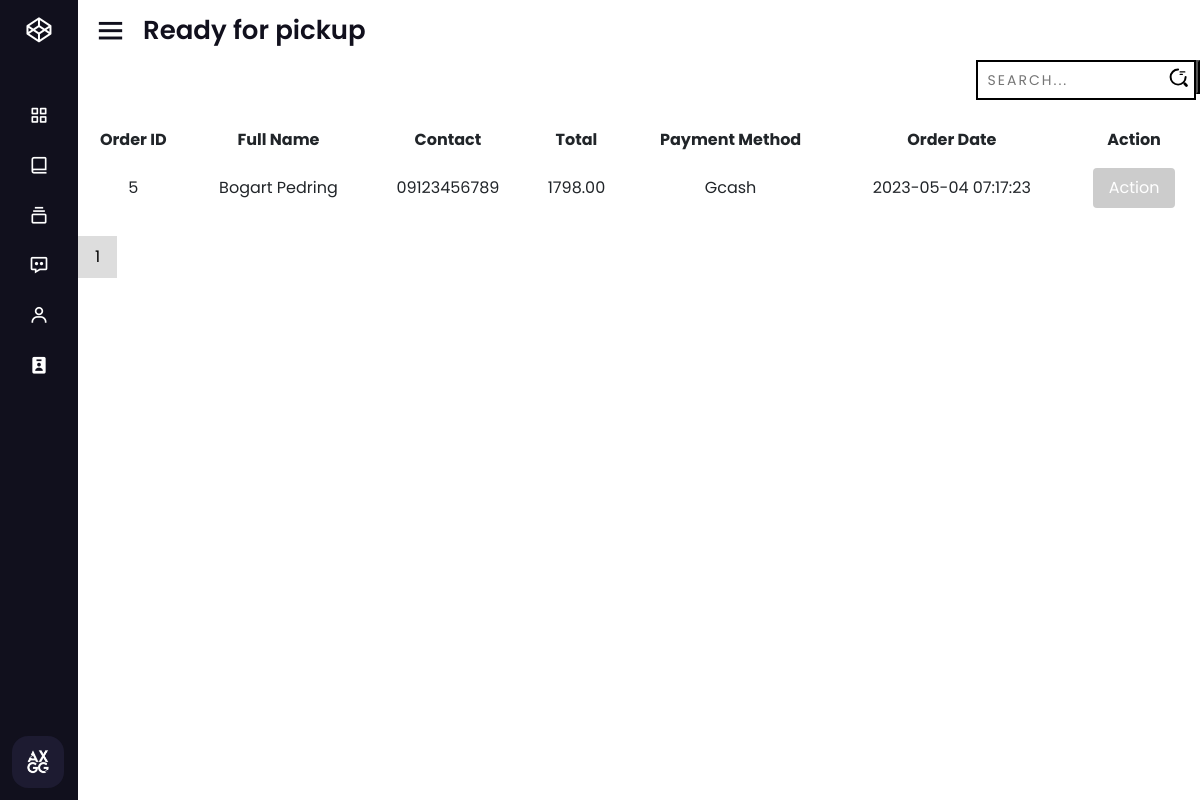
The app's page /orders/pickup.php (signed in) with its own data.
### tables this page shows
CREATE TABLE `orders` (
  `ord_id` int(11) NOT NULL,
  `user_id` int(11) DEFAULT NULL,
  `add_id` int(11) DEFAULT NULL,
  `full_name` varchar(50) NOT NULL,
  `contact` varchar(50) NOT NULL,
  `mod_` varchar(50) NOT NULL,
  `mop` varchar(50) NOT NULL,
  `status` tinyint(1) NOT NULL DEFAULT 0,
  `note` text DEFAULT NULL,
  `shipping` decimal(9,2) NOT NULL DEFAULT 150.00,
  `total` decimal(9,2) NOT NULL,
  `ord_date` datetime DEFAULT current_timestamp()
);

### orders/pickup.php (the view, shortened to what this page needs)
<!DOCTYPE html>
<html lang="en">
<head>
  <link rel="stylesheet" href="./css/pickup.css">
</head>
<body>
  <?php include('../includes/sidenav.php') ?>
  <section class="home-section">
    <div class="home-content">
      <i class='bx bx-menu'></i>
      <span class="text">Ready for pickup</span>
    </div>
    <?php
    include('../config.php');
    $perPage = 10;
    $page = isset($_GET['page']) ? intval($_GET['page']) : 1;
    $offset = ($page - 1) * $perPage;
    if (isset($_GET['search']) && !empty($_GET['search'])) {
      $search = $_GET['search'];
      $sql = "SELECT * FROM orders WHERE status = 4 AND (full_name LIKE '%$search%' OR contact LIKE '%$search%') ORDER BY ord_date DESC LIMIT $offset, $perPage";
    } else {
      $sql = "SELECT * FROM orders WHERE status = 4 ORDER BY ord_date DESC LIMIT $offset, $perPage";
    }
    $result = mysqli_query($conn, $sql);
    if (mysqli_num_rows($result) > 0) {
    echo'
      <div class="input-container" style="margin-left: 80%; margin-bottom:20px;">
        <form action="" method="GET">
          <input type="text" name="search" class="input" placeholder="Search..." value="' . (isset($_GET['search']) ? $_GET['search'] : '') . '">
          <button style="position:absolute; padding-top:30px;">
            <span class="icon">
              <svg width="19px" height="19px" viewBox="0 0 24 24" fill="none" xmlns="http://www.w3.org/2000/svg">
                <g id="SVGRepo_bgCarrier" stroke-width="0"></g>
                <g id="SVGRepo_tracerCarrier" stroke-linecap="round" stroke-linejoin="round"></g>
                <g id="SVGRepo_iconCarrier">
                  <path opacity="1" d="M14 5H20" stroke="#000" stroke-width="1.5" stroke-linecap="round" stroke-linejoin="round"></path>
                  <path opacity="1" d="M14 8H17" stroke="#000" stroke-width="1.5" stroke-linecap="round" stroke-linejoin="round"></path>
                  <path d="M21 11.5C21 16.75 16.75 21 11.5 21C6.25 21 2 16.75 2 11.5C2 6.25 6.25 2 11.5 2" stroke="#000" stroke-width="2.5" stroke-linecap="round" stroke-linejoin="round"></path>
                  <path opacity="1" d="M22 22L20 20" stroke="#000" stroke-width="3.5" stroke-linecap="round" stroke-linejoin="round"></path>
                </g>
              </svg>
            </span>
          </button>
        </form>
      </div>
      <table>
        <thead>
          <tr>
            <th>Order ID</th>
            <th>Full Name</th>
            <th>Contact</th>
            <th>Total</th>
            <th>Payment Method</th>
            <th>Order Date</th>
            <th>Action</th>
          </tr>
        </thead>
        <tbody>';
        while ($row = mysqli_fetch_assoc($result)) {
          $orderId = $row['ord_id'];
          $fullName = $row['full_name'];
          $contact = $row['contact'];
          $total = $row['total'];
          $payment = $row['mop'];
          $orderDate = $row['ord_date'];
          echo '<tr>
      <td>' . $orderId . '</td>
      <td>' . $fullName . '</td>
      <td>' . $contact . '</td>
      <td>' . $total . '</td>
      <td>' . $payment . '</td>
      <td>' . $orderDate . '</td>
      <td>
        <button class="action-button">Action</button>
        <div class="more-options">
          <form action="./actions/to-shipped.php" method="post">
            <input type="hidden" name="orderId" value="' . $orderId . '">
            <button type="submit" name="ship" class="status">Shipped</button>
          </form>
          <a href="pickup-view.php?id=' . $orderId . '"><button class="view">View</button></a>
        </div>
      </td>
    </tr>';
        }
        echo '</tbody>
    </table>';
        $totalOrders = mysqli_num_rows(mysqli_query($conn, "SELECT * FROM orders WHERE status = 4"));
        $totalPages = ceil($totalOrders / $perPage);
        echo '<div class="pagination">';
        for ($i = 1; $i <= $totalPages; $i++) {
          echo '<a href="?page=' . $i . '" ' . ($page == $i ? 'class="active"' : '') . '>' . $i . '</a>';
        }
        echo '</div>';
      } else {
        echo 'No orders found.';
      }
        ?>
  </section>
</body>
</html>

### orders/css/pickup.css (style rules this page uses)
table { font-family: arial, sans-serif; border-collapse: collapse; width: 100%; text-align: center; }
td, th { border: 1px solid #dddddd; text-align: left; padding: 8px; text-align: center; }
.pagination { margin-top: 20px; text-align: center; }
.pagination a { display: inline-block; padding: 8px 16px; text-decoration: none; color: #000; border: 1px solid #ddd; margin-right: 5px; }
.pagination a.active { background-color: #ddd; }
.action-button { padding: 8px 16px; background-color: #4CAF50; color: #fff; border: none; border-radius: 4px; cursor: pointer; }
.action-button { padding: 8px 16px; background-color: #ccc; color: #fff; border: none; border-radius: 4px; cursor: pointer; }
.input-container { width: 220px; position: relative; }
.icon { position: absolute; right: 10px; top: calc(50% + 5px); transform: translateY(calc(-50% - 5px)); }
.input { width: 100%; height: 40px; padding: 10px; transition: .2s linear; border: 2.5px solid black; font-size: 14px; text-transform: uppercase; letter-spacing: 2px; }

### assets/css/style.css (style rules this page uses)
* { margin: 0; padding: 0; box-sizing: border-box; font-family: "Poppins", sans-serif; }
:root { --background-color1: #fafaff; --background-color2: #ffffff; --background-color3: #ededed; --background-color4: #cad7fda4; --primary-color: #4b49ac; --secondary-color: #0c007d; --Border-color: #3f0097; --one-use-color: #3f0097; --two-use-color: #5500cb; }

### includes/sidenav.php (style rules this page uses)
* { margin: 0; padding: 0; box-sizing: border-box; font-family: 'Poppins', sans-serif; }
.home-section { position: relative; height: 100vh; left: 260px; width: calc(100% - 260px); transition: all 0.5s ease; }
.sidebar.close~.home-section { left: 78px; width: calc(100% - 78px); }
.home-section .home-content { height: 60px; display: flex; align-items: center; }
.home-section .home-content .bx-menu, .home-section .home-content .text { color: #11101d; font-size: 35px; }
.home-section .home-content .bx-menu { margin: 0 15px; cursor: pointer; }
.home-section .home-content .text { font-size: 26px; font-weight: 600; }

### records on screen
orders: ord_id "5", full_name "Bogart Pedring", contact "09123456789", total "1798.00", mop "Gcash", ord_date "2023-05-04 07:17:23"
